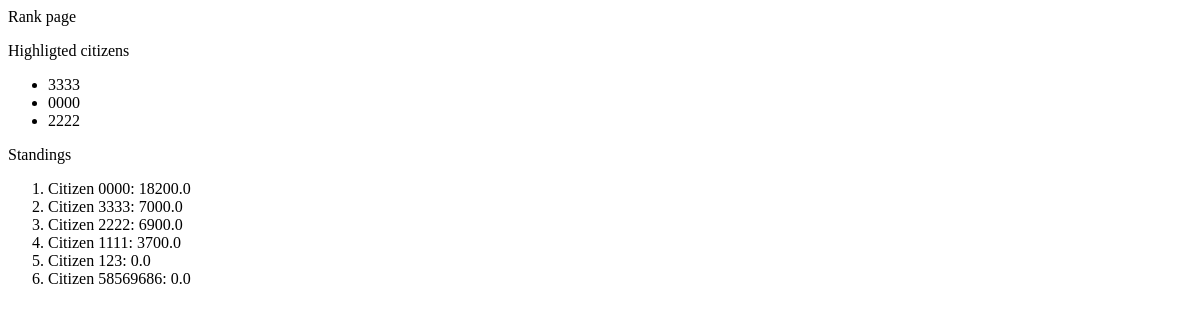
/rank, run on an earlier commit of the app's database.
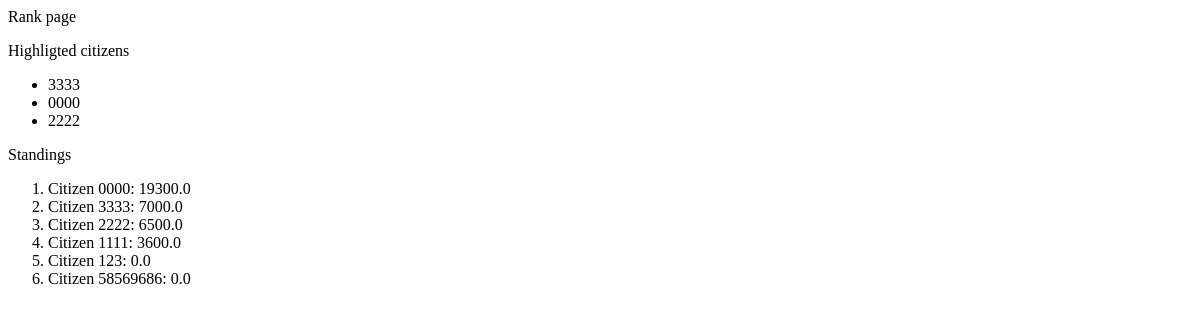
And on a later commit of the database.
### app/models.py (models this page shows, shortened)
class Citizen(db.Model, UserMixin):
    citizen_id = db.Column(db.String(12), primary_key=True)
    name  = db.Column(db.String(64), index=True)
    score = db.Column(db.Float)
    password_hash = db.Column(db.String(128))
    permission = db.Column(db.String(20), index=True, default='citizen')

### app/routes.py (the view)
@app.route('/rank')
def rank():
    page = request.args.get('page', 1, type=int)
    citizens = Citizen.query.order_by(Citizen.score.desc()).paginate(page, 10, False)
    next_citizens = url_for('rank', page=citizens.next_num) \
        if citizens.has_next else None
    prev_citizens = url_for('rank', page=citizens.prev_num) \
        if citizens.has_prev else None
    top_citizens = Citizen.query.filter(Citizen.score >= 5000).order_by(func.random()).limit(3)
    return render_template('rank.html', citizens=citizens.items, tops=top_citizens, next=next_citizens, prev=prev_citizens)

### app/templates/rank.html (shortened to what this page needs)
{% block content %}
     <p>Rank page</p>
     Highligted citizens
     <ul>
          {% for top in tops %}
               <li>
                    {{ top.citizen_id }}
               </li>
          {% endfor %}
     </ul>
     Standings
     <ol>
          {% for citizen in citizens %}
               <li>
                    Citizen {{ citizen.citizen_id }}: {{ citizen.score }}
               </li>
          {% endfor %}
     </ol>
     {% endblock content %}

What changed in the data, as far as the page shows it:
changed Citizen id 0000: score "18200.0" → "19300.0"
changed Citizen id 2222: score "6900.0" → "6500.0"
changed Citizen id 1111: score "3700.0" → "3600.0"
